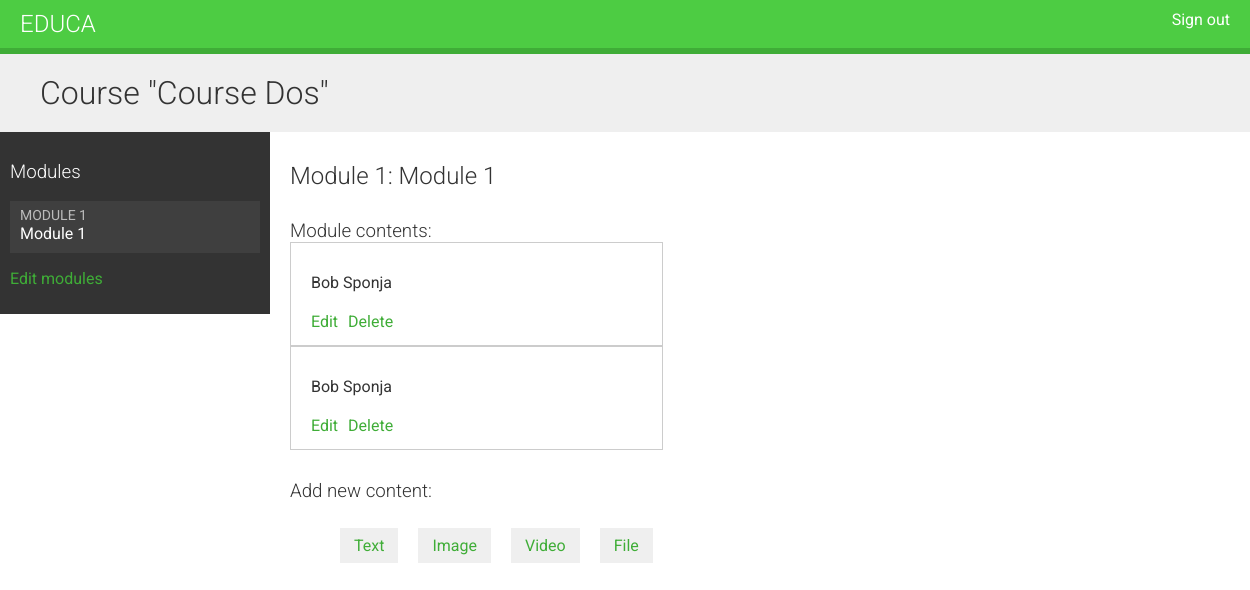
/course/module/5/ (signed in), run on the app's committed database.
### courses/models.py (models this page shows, shortened)
class Course(models.Model):
	owner = models.ForeignKey(User, related_name='courses_created', on_delete=models.PROTECT)
	subject = models.ForeignKey(Subject, related_name='courses', on_delete=models.PROTECT)
	title= models.CharField(max_length=200)
	slug = models.SlugField(max_length=200, unique=True)
	overview = models.TextField()
	created = models.DateTimeField(auto_now_add=True)
	students = models.ManyToManyField(User, related_name='courses_joined', blank=True)
	class Meta:
		ordering = ('-created',)

class Module(models.Model):
	course = models.ForeignKey(Course, related_name='modules', on_delete=models.PROTECT)
	title = models.CharField(max_length=200)
	description = models.TextField(blank=True)
	order = OrderField(blank=True, for_fields=['course'])
	class Meta:
		ordering = ['order']

class Content(models.Model):
	module = models.ForeignKey(Module, related_name='contents', on_delete=models.PROTECT)
	order = OrderField(blank=True, for_fields=['module'])
	content_type = models.ForeignKey(ContentType, limit_choices_to={'model_in':('text', 'video', 'image', 'file')}, on_delete=models.PROTECT)
	object_id = models.PositiveIntegerField()
	item = GenericForeignKey('content_type', 'object_id')

class ItemBase(models.Model):
	owner = models.ForeignKey(User, related_name= '%(class)s_related', on_delete=models.PROTECT)
	title = models.CharField(max_length=250)
	created = models.DateTimeField(auto_now_add=True)
	update = models.DateTimeField(auto_now=True)
	class Meta:
		abstract = True
	def __str__(self):
		return self.title

class Text(ItemBase):
	content = models.TextField()

class Image(ItemBase):
	file = models.FileField(upload_to='images')

### courses/views.py (the view)
# urls.py: path('module/<int:module_id>/', views.ModuleContentListView.as_view(), name='module_content_list'),
class ModuleContentListView(TemplateResponseMixin, View):
    template_name = 'courses/manage/module/content_list.html'
    def get(self, request, module_id):
        module = get_object_or_404(Module,
                                   id=module_id,
                                   course__owner=request.user)
        return self.render_to_response({'module': module})

### courses/templates/courses/manage/module/content_list.html (shortened to what this page needs)
{% extends "base.html" %}
{% block content %}
    {% with course=module.course %}
        <h1>Course "{{ course.title }}"</h1>
        <div class="contents">
            <h3>Modules</h3>
            <ul id="modules">
                {% for m in course.modules.all %}
                    <li data-id="{{ m.id }}" {% if m == module %}
                        class="selected"{% endif %}>
                        <a href="{% url "module_content_list" m.id %}">
                            <span>
                            Module <span class="order">{{ m.order|add:1 }}</span>
                            </span>
                            <br>
                            {{ m.title }}
                        </a>
                    </li>
                {% empty %}
                    <li>No modules yet.</li>
                {% endfor %}
            </ul>
            <p><a href="{% url "course_module_update" course.id %}">
                Edit modules</a></p>
        </div>
        <div class="module">
            <h2>Module {{ module.order|add:1 }}: {{ module.title }}</h2>
            <h3>Module contents:</h3>
            <div id="module-contents">
                {% for content in module.contents.all %}
                    <div data-id="{{ content.id }}">
                        {% with item=content.item %}
                            <p>{{ item }}</p>
                            <a href="{% #">Edit </a>
                            <form action="{% url "module_content_delete" content.id %}"
                                  method="post">
                                <input type="submit" value="Delete">
                        </form>
                        {% endwith %}
                    </div>
                {% empty %}
                    <p>This module has no contents yet.</p>
                {% endfor %}
            </div>
            <h3>Add new content:</h3>
            <ul class="content-types">
                <li><a href="{% url "module_content_create" module.id "text" %}">
                    Text</a></li>
                <li><a href="{% url "module_content_create" module.id "image" %}">
                    Image</a></li>
                <li><a href="{% url "module_content_create" module.id "video" %}">
                    Video</a></li>
                <li><a href="{% url "module_content_create" module.id "file" %}">
                    File</a></li>
            </ul>
        </div>
    {% endwith %}
{% endblock %}

### courses/static/css/base.css (style rules this page uses)
body { margin:0; font-family:'Roboto', sans-serif; font-weight:400; color:#333; }
a { color:#3fad37; text-decoration:none; }
h1, h2, h3, h4, h5, h6 { font-family:'Roboto', sans-serif; font-weight:300; }
h1 { background:#efefef; width:100%; overflow:auto; padding:20px 0 20px 40px; margin:0; }
.module { overflow:auto; }
.module h3 { margin:30px 0 0; padding:0; width:100%; }
.module p { margin:10px 0 20px; width:100%; float:left; }
.contents { width:20%; padding:10px; float:left; background:#333; color: #fff; font-family:'Roboto', sans-serif; }
.contents ul { list-style:none; margin:0; padding:0; }
.contents ul li { margin:0 0 10px 0; padding:4px 10px 10px; overflow:auto; }
.contents ul li.selected { background:#3f3f3f; }
.contents ul span { text-transform:uppercase; color:#bbb; font-size:14px; }
.contents ul a { display:block; color:#fff; text-decoration:none; }
.module { padding:10px 20px; float:left; }
ul.content-types li { list-style:none; float:left; margin:10px; background:#efefef; padding:8px 14px; }
input, select, textarea { border:1px solid #ccc; border-bottom:3px solid #ccc; padding:8px 12px; font-size:16px; font-family:'Roboto', sans-serif; float:left; clear:both; width:300px; }
input[type=submit], a.button { border-radius:5px; background:#4dcc43; color:#fff; font-size:16px; text-transform:uppercase; border:none; padding:10px 20px; margin:20px 0; }
#module-contents div { padding:20px 20px 4px 20px; border:1px solid #ccc; background:#fff; overflow:auto; }
#module-contents a { float:left; }
#module-contents form { margin:0; padding:0; float:left; }
#module-contents input[type="submit"] { width:auto; background:none; color:#3fad37; margin:0 0 10px 10px; padding:0; text-transform:none; }

### data on the page
Course: title "Course Dos"
Module: order|add "1", title "Module 1"
Content: item "Bob Sponja"
Content: item "Bob Sponja"
